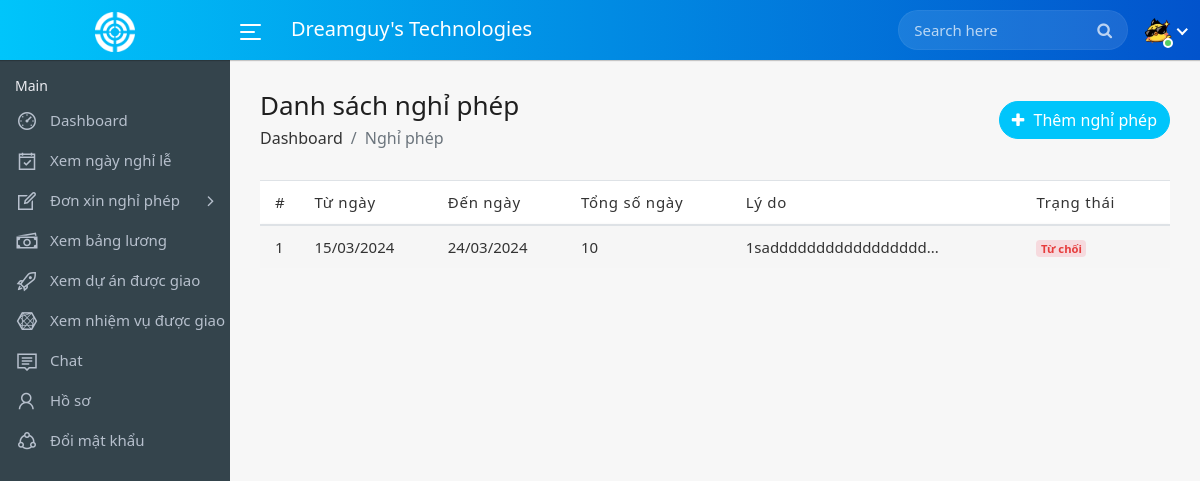
The page /employee/leave-employee.php (signed in) on the database as committed earlier.
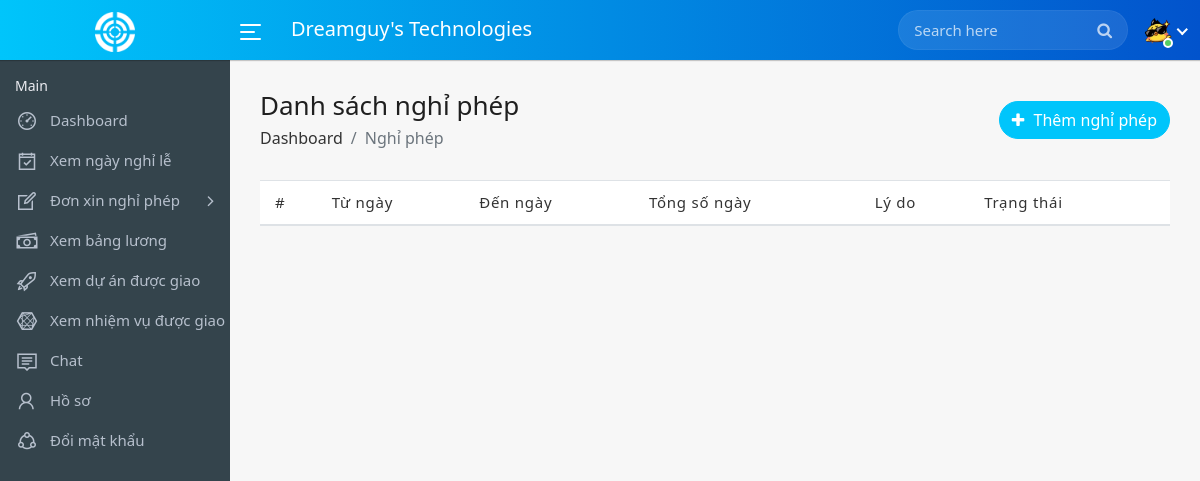
The same page on the database as committed later.
### tables this page shows
CREATE TABLE `leaves` (
  `id` int(11) NOT NULL,
  `employee_id` int(11) NOT NULL,
  `type` varchar(200) NOT NULL,
  `from` date NOT NULL,
  `to` date NOT NULL,
  `status` int(11) DEFAULT 0,
  `reason` text NOT NULL,
  `created_at` timestamp NOT NULL DEFAULT current_timestamp()
);

### class/leave.php (called while the page is built, shortened)
<?php
class Leave {
    private $dbh;
    public function __construct($dbh) {
        $this->dbh = $dbh;
    }
    public function viewLeaveById($id) {
        try {
            $query = "SELECT * FROM leaves WHERE employee_id = :id";
            $stmt = $this->dbh->prepare($query);
            $stmt->bindParam(':id', $id);
            $stmt->execute();
            return $stmt->fetchAll(PDO::FETCH_ASSOC);
        } catch (PDOException $e) {
            echo "Error: " . $e->getMessage();
            return false;
        }
    }
}
?>

### employee/leave-employee.php (the view, shortened to what this page needs)
<?php
include_once('../includes/config.php');
include_once('../class/leave.php');
$leavesObj = new Leave($dbh);
?>
<!DOCTYPE html>
<html lang="en">
    <head>
        <link rel="stylesheet" href="../assets/css/bootstrap.min.css">
        <link rel="stylesheet" href="../assets/css/font-awesome.min.css">
        <link rel="stylesheet" href="../assets/css/line-awesome.min.css">
		<link rel="stylesheet" href="../assets/css/dataTables.bootstrap4.min.css">
		<link rel="stylesheet" href="../assets/css/select1.min.css">
		<link rel="stylesheet" href="../assets/css/bootstrap-datetimepicker.min.css">
        <link rel="stylesheet" href="../assets/css/style.css">
		<link rel="stylesheet" type="text/css"
        href="https://cdn.datatables.net/buttons/2.2.2/css/buttons.dataTables.min.css">
    </head>
    <body>
        <div class="main-wrapper">
            <?php include_once("../includes/header_employee.php");?>
            <?php include_once("../includes/sidebar_employee.php");?>
            <div class="page-wrapper">
                <div class="content container-fluid">
					<div class="page-header">
						<div class="row align-items-center">
							<div class="col">
								<h3 class="page-title">Danh sách nghỉ phép</h3>
								<ul class="breadcrumb">
									<li class="breadcrumb-item"><a href="index.php">Dashboard</a></li>
									<li class="breadcrumb-item active">Nghỉ phép</li>
								</ul>
							</div>
							<div class="col-auto float-right ml-auto">
								<a href="#" class="btn add-btn" data-toggle="modal" data-target="#add_leave"><i class="fa fa-plus"></i> Thêm nghỉ phép</a>
							</div>
						</div>
					</div>
					<div class="row">
						<div class="col-md-12">
							<div class="table-responsive">
								<table class="table table-striped custom-table mb-0 datatable">
									<thead>
										<tr>
											<th>#</th>
											<th>Từ ngày</th>
											<th>Đến ngày</th>
											<th>Tổng số ngày</th>
											<th>Lý do</th>
											<th>Trạng thái</th>
										</tr>
									</thead>
									<tbody>
									<?php
										$id = $_SESSION['employee_id'];
										$results = $leavesObj->viewLeaveById($id);
										$cnt=1;
										if($results)
										{
										foreach($results as $row)
										{
									?>
										<tr>
											<td><?=$cnt?></td>
											<td><?php echo htmlentities(date('d/m/Y', strtotime($row["from"]))); ?></td>
											<td><?php echo htmlentities(date('d/m/Y', strtotime($row["to"]))); ?></td>
											<td><?=$diff_days = (strtotime($row["to"]) - strtotime($row["from"])) / (60 * 60 * 24) + 1;?></td>
											<td><?php if (strlen($row["reason"]) > 20) {
												echo substr($row["reason"], 0, 20) . '...';
												} else {
												echo $row["reason"];
												}?>
											</td>
											<td>
												<?php if($row["status"] == 0): ?>
													<span class="badge bg-inverse-secondary">Chờ xác nhận</span>
												<?php elseif($row["status"] == 1):?>
													<span class="badge bg-inverse-success">Chấp nhận</span>
												<?php else: ?>
												<span class="badge bg-inverse-danger">Từ chối</span>
												<?php endif; ?>
											</td>
										</tr>
									<?php $cnt+=1;
										}
									}?>
									</tbody>
								</table>
							</div>
						</div>
					</div>
                </div>
            </div>
        </div>
    </body>
</html>

Rows that differ between the two databases and show on the page:
no longer on this page (row edited): leaves: from "15/03/2024", to "24/03/2024", to+from "10", reason "1saddddddddddddddddd", status "Từ chối"
